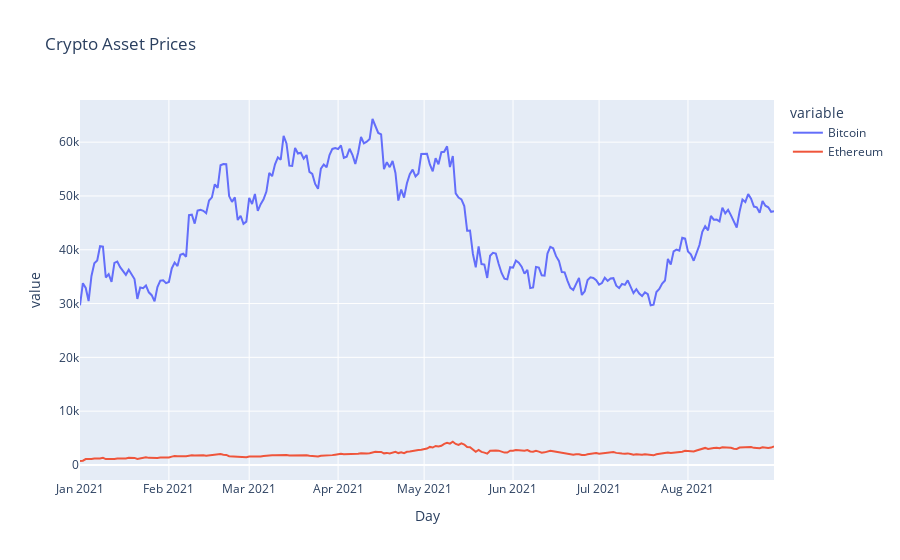

The notebook cell this image was saved under:
### Code cell
crypto_prices_chart = px.line(
    joined_crypto,
    title="Crypto Asset Prices",
)
crypto_prices_chart

### Figure 1 — Plotly figure (JSON) as saved in the notebook; plotly's stock layout.template omitted (floating-point values rounded to 4 significant figures; data arrays with more than 128 entries replaced by an {"elided": "..."} marker saying what was removed)
{"data": [{"hovertemplate": "variable=Bitcoin<br>Day=%{x}<br>value=%{y}<extra></extra>", "legendgroup": "Bitcoin", "line": {"color": "#636efa", "dash": "solid"}, "marker": {"symbol": "circle"}, "mode": "lines", "name": "Bitcoin", "orientation": "v", "showlegend": true, "type": "scatter", "x": {"elided": "243 str values"}, "xaxis": "x", "y": {"elided": "243 float values"}, "yaxis": "y"}, {"hovertemplate": "variable=Ethereum<br>Day=%{x}<br>value=%{y}<extra></extra>", "legendgroup": "Ethereum", "line": {"color": "#EF553B", "dash": "solid"}, "marker": {"symbol": "circle"}, "mode": "lines", "name": "Ethereum", "orientation": "v", "showlegend": true, "type": "scatter", "x": {"elided": "243 str values"}, "xaxis": "x", "y": {"elided": "243 float values"}, "yaxis": "y"}], "layout": {"legend": {"title": {"text": "variable"}, "tracegroupgap": 0}, "title": {"text": "Crypto Asset Prices"}, "xaxis": {"anchor": "y", "domain": [0, 1], "title": {"text": "Day"}}, "yaxis": {"anchor": "x", "domain": [0, 1], "title": {"text": "value"}}}}
